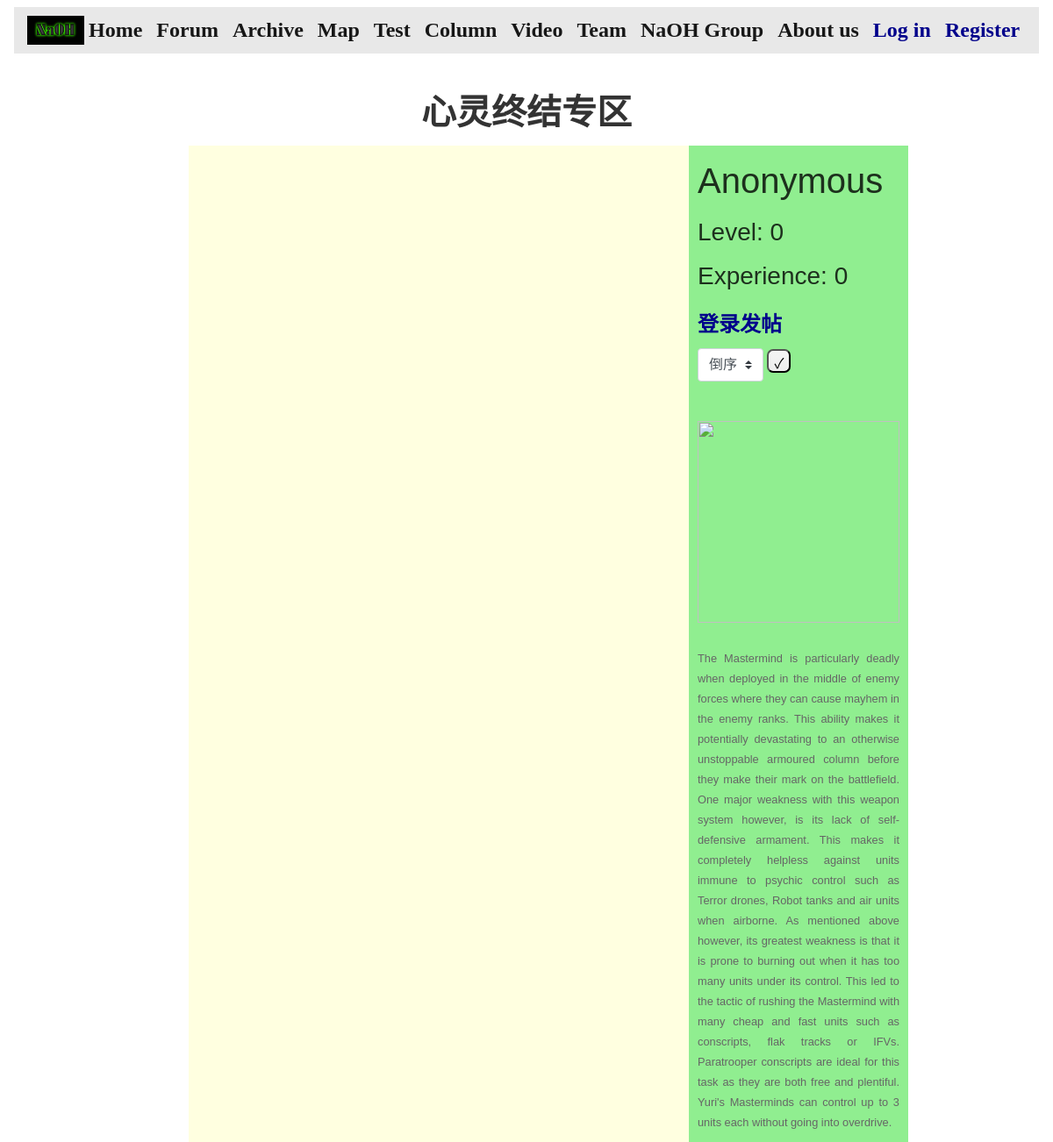
Before: /blog/心灵终结专区/ with the older database file.
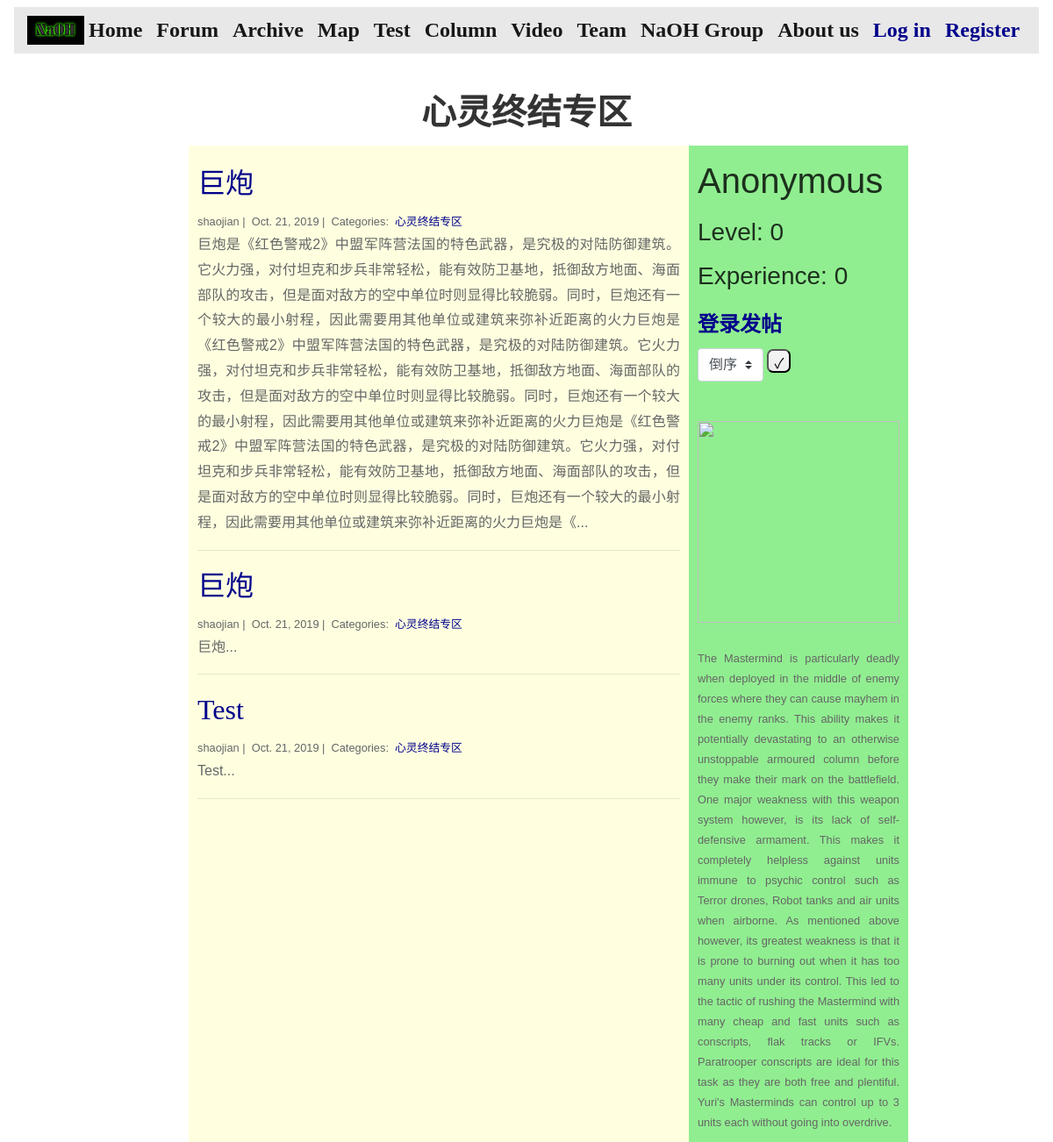
After: the same page with the newer database file.
### blog/models.py (models this page shows)
class Category(models.Model):
    name = models.CharField(max_length=20)

class Post(models.Model):
    title = models.CharField(max_length=255)
    author = models.CharField(max_length=100)
    body = models.TextField()
    created_on = models.DateTimeField(auto_now_add=True)
    last_modified = models.DateTimeField(auto_now=True)
    categories = models.ManyToManyField('Category', related_name='posts')

### blog/views.py (the view)
# urls.py: path("<category>/", views.blog_category, name="blog_category"),
def blog_category(request, category):
    posts = Post.objects.filter(
        categories__name__contains=category
    ).order_by(
        '-created_on'
    )
    language = select_language(request)
    order = 'reverseorder'
    if request.method == 'POST':
        order = request.POST['selection']
    if order == 'inorder':
        posts = posts[::-1]
    level = 0
    experience = 0
    name = 'None'
    if request.user.is_authenticated:
        try:
            current_user = Personal_info.objects.get(name=request.user.username)
        except:
            current_user = None
        if current_user == None:
            current_user = Personal_info(
                name = request.user.username,
                level = 0,
                experience = 0
            )
            current_user.save()
        level = current_user.level
        experience = current_user.experience
        name = request.user.username
    else:
        name = 'Anonymous'
        level = 0
        experience = 0
    context = {
        "category": category,
        "posts": posts,
        "language": language,
        "order": order,
        "name": name,
        "level": level,
        "experience": experience
    }
    return render(request, "blog_category.html", context)

### blog/views.py (called while the page is built)
def select_language(request):
    language = 'English'
    if request.user.is_authenticated:
        if request.session.get(request.user.username, None) == None:
            request.session[request.user.username] = 'Chinese'
        language = request.session[request.user.username]
    return language

### blog/templates/blog_category.html (shortened to what the changed rows need)
{% extends "base.html" %}
{% block page_content %}
{% load static %}
<body>
<div style="width:800px; margin:0 auto;">
    <div>
      <br>
      <h1 style="font-weight: bold;" align="center">{{ category | title }}</h1>
    </div>
    <div class="container">
        <div class="box">
            <div class="box-row">
                <div class="box-cell box1" style="width: 500px;">
                    <div style="width: 550px;">
                    {% for post in posts %}
                        <h2><a style="color: #00008B;" href="{% url 'blog_detail' post.pk%}">{{ post.title }}</a></h2>
                        <small>
                            {{ post.author }} |&nbsp;
                            {{ post.created_on.date }} |&nbsp;
                            Categories:&nbsp;
                            {% for category in post.categories.all %}
                            <a style="color: #00008B;" href="{% url 'blog_category' category.name %}">
                                {{ category.name }}
                            </a>&nbsp;
                            {% endfor %}
                        </small>
                        <p>{{ post.body | slice:":400" }}...</p>
                        <hr>
                    {% endfor %}
                  </div>
                </div>
                <div class="box-cell box2" style="width: 250px;">
                  <h1>{{name}}</h1>
                  <h3>Level: {{level}}</h3>
                  <h3>Experience: {{experience}}</h3>
                  {% if user.is_authenticated %}
                      <a style="color: #00008B;" class="navbar-brand" href="{% url 'create_blog' category%}">新建帖子</a>
                  {% else %}
                      <a style="color: #00008B;" class="navbar-brand" href="{% url 'login' %}">登录发帖</a>
                  {% endif %}
                  <br>
                  {% if order == "inorder" %}
                      <form action="" method="post">
                      {% csrf_token %}
                      <select class="custom-select" name="selection">
                        <option value="inorder">正序</option>
                        <option value="reverseorder">倒序</option>
                      </select>
                      <input type="submit" value="&check;">
                      </form>
                  {% else %}
                      <form action="" method="post">
                      </form>
                  {% endif %}
                  <br>
                  {% if user.is_authenticated %}
                      <img src="{% static "img/signedin.png" %}" style="width: 230px;">
                      <br><br>
                      <small align="justify">The Battle Fortress was known for its ability to dominate an area by providing mobile heavy fire support, using the immense firepower of the infantry garrisoned within. GIs and Guardian GIs were able to fire their heavier weapons (M60 machine gun and Javelin missile launcher, respectively) while inside the Battle Fortress. The strength of multiple Guardian GIs, combined with the ability of the Battle Fortress to fire on the move, meant that the Battle Fortress could used as a heavy anti-tank and anti-aircraft weapon. A single garrisoned Tanya, Boris or Navy SEAL could eliminate all infantry threats to the Battle Fortress. Garrisoned Snipers or Yuri Viruses could also eliminate them from a significant distance.</small>
                  {% else %}
                      <img src="{% static "img/unsignedin.png" %}" style="width:230px;">
                      <br><br>
                      <small align="justify"> </small>
                  {% endif %}
                </div>
            </div>
        </div>
    </div>
</div>
</body>
{% endblock %}

Changed rows visible on the page:
now on this page (row edited): Category: name "心灵终结专区"
added Post: title "巨炮", author "shaojian", created_on "Oct. 21, 2019", body "巨炮是《红色警戒2》中盟军阵营法国的特色武器，是究极的对陆防御建筑。它火力强，对付坦克和步兵非常轻松，能有效防卫基地，抵御敌方地面、海面部队的攻击，但是面对敌方的空中单位时则显得比较脆弱。同时，巨炮还有一个较大的最小射程，因此需要用其他单位或建筑来弥补近距离的火力巨炮是《红色警戒2》中盟军阵营法国的特色武器，是究极的对陆防御建筑。它火力强，对付坦克和步兵非常轻松，能有效防卫基地，抵御敌方地面、海面部队的攻击，但是面对敌方的空中单位时则显得比较脆弱。同时，巨炮还有一个较大的最小射程，因此需要用其他单位或建筑来弥补近距离的火力巨炮是《红色警戒2》中盟军阵营法国的特色武器，是究极的对陆防御建筑。它火力强，对付坦克和步兵非常轻松，能有效防卫基地，抵御敌方地面、海面部队的攻击，但是面对敌方的空中单位时则显得比较脆弱。同时，巨炮还有一个较大的最小射程，因此需要用其他单位或建筑来弥补近距离的火力巨炮是《"
added Post: title "巨炮", author "shaojian", created_on "Oct. 21, 2019", body "巨炮"
added Post: title "Test", author "shaojian", created_on "Oct. 21, 2019", body "Test"
Other visible differences:
{{ category | title }}: "心灵终结专区" → (not shown)
